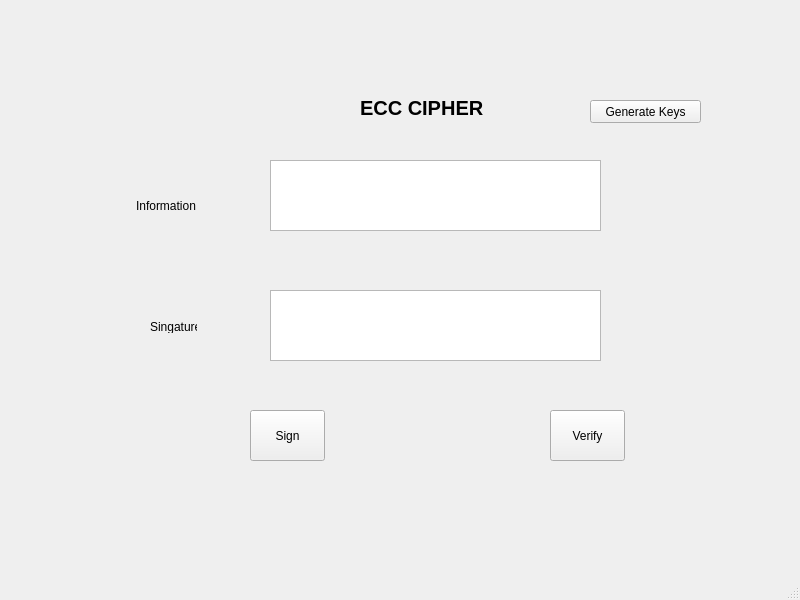
<?xml version="1.0" encoding="UTF-8"?>
<ui version="4.0">
 <class>MainWindow</class>
 <widget class="QMainWindow" name="MainWindow">
  <property name="geometry">
   <rect>
    <x>0</x>
    <y>0</y>
    <width>800</width>
    <height>600</height>
   </rect>
  </property>
  <property name="windowTitle">
   <string>MainWindow</string>
  </property>
  <widget class="QWidget" name="centralwidget">
   <widget class="QLabel" name="label">
    <property name="geometry">
     <rect>
      <x>360</x>
      <y>100</y>
      <width>211</width>
      <height>16</height>
     </rect>
    </property>
    <property name="font">
     <font>
      <pointsize>15</pointsize>
      <weight>75</weight>
      <bold>true</bold>
     </font>
    </property>
    <property name="text">
     <string>ECC CIPHER</string>
    </property>
   </widget>
   <widget class="QLabel" name="label_2">
    <property name="geometry">
     <rect>
      <x>136</x>
      <y>190</y>
      <width>81</width>
      <height>31</height>
     </rect>
    </property>
    <property name="text">
     <string>Information</string>
    </property>
   </widget>
   <widget class="QLabel" name="label_3">
    <property name="geometry">
     <rect>
      <x>150</x>
      <y>320</y>
      <width>47</width>
      <height>13</height>
     </rect>
    </property>
    <property name="text">
     <string>Singature</string>
    </property>
   </widget>
   <widget class="QPushButton" name="btn_sign">
    <property name="geometry">
     <rect>
      <x>250</x>
      <y>410</y>
      <width>75</width>
      <height>51</height>
     </rect>
    </property>
    <property name="text">
     <string>Sign</string>
    </property>
   </widget>
   <widget class="QPushButton" name="btn_verify">
    <property name="geometry">
     <rect>
      <x>550</x>
      <y>410</y>
      <width>75</width>
      <height>51</height>
     </rect>
    </property>
    <property name="text">
     <string>Verify</string>
    </property>
   </widget>
   <widget class="QPushButton" name="btn_gen_keys">
    <property name="geometry">
     <rect>
      <x>590</x>
      <y>100</y>
      <width>111</width>
      <height>23</height>
     </rect>
    </property>
    <property name="text">
     <string>Generate Keys</string>
    </property>
   </widget>
   <widget class="QPlainTextEdit" name="txt_info">
    <property name="geometry">
     <rect>
      <x>270</x>
      <y>160</y>
      <width>331</width>
      <height>71</height>
     </rect>
    </property>
   </widget>
   <widget class="QPlainTextEdit" name="txt_sign">
    <property name="geometry">
     <rect>
      <x>270</x>
      <y>290</y>
      <width>331</width>
      <height>71</height>
     </rect>
    </property>
   </widget>
  </widget>
  <widget class="QMenuBar" name="menubar">
   <property name="geometry">
    <rect>
     <x>0</x>
     <y>0</y>
     <width>800</width>
     <height>21</height>
    </rect>
   </property>
  </widget>
  <widget class="QStatusBar" name="statusbar"/>
 </widget>
 <resources/>
 <connections/>
</ui>
